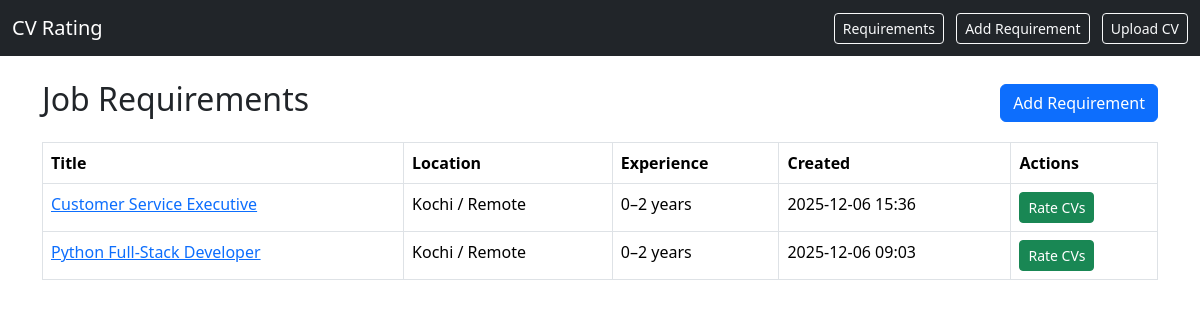
The page / on the database its author committed.
### app/models.py (models this page shows, shortened)
class JobRequirement(models.Model):
    title = models.CharField(max_length=200)
    location = models.CharField(max_length=200, blank=True)
    experience = models.CharField(max_length=100, blank=True)  # e.g. "0–2 years"
    skills = models.TextField(blank=True)  # e.g. "Python, Django, REST"
    job_description = models.TextField()   # full JD used for CV matching
    created_at = models.DateTimeField(auto_now_add=True)

### app/views.py (the view)
# urls.py: path("", views.requirements_list, name="home"),
def requirements_list(request):
    requirements = JobRequirement.objects.all().order_by("-created_at")
    return render(request, "requirements_list.html", {
        "requirements": requirements,
    })

### templates/requirements_list.html
{% extends "base.html" %}
{% block content %}
<div class="d-flex justify-content-between align-items-center mb-3">
    <h2>Job Requirements</h2>
    <a href="{% url 'add_requirement' %}" class="btn btn-primary">Add Requirement</a>
</div>
{% if requirements %}
    <table class="table table-bordered">
        <thead>
            <tr>
                <th>Title</th>
                <th>Location</th>
                <th>Experience</th>
                <th>Created</th>
                <th>Actions</th>
            </tr>
        </thead>
        <tbody>
        {% for req in requirements %}
            <tr>
                <td>
    <a href="{% url 'requirement_detail' req.id %}">
        {{ req.title }}
    </a>
</td>
                <td>{{ req.location|default:"-" }}</td>
                <td>{{ req.experience|default:"-" }}</td>
                <td>{{ req.created_at|date:"Y-m-d H:i" }}</td>
                <td>
                    <a href="{% url 'upload_cv' %}" class="btn btn-sm btn-success">
                        Rate CVs
                    </a>
                </td>
            </tr>
        {% endfor %}
        </tbody>
    </table>
{% else %}
    <p>No requirements added yet.</p>
{% endif %}
{% endblock %}

### templates/base.html (shortened to what this page needs)
<!DOCTYPE html>
<html lang="en">
<head>
    <link href="https://cdn.jsdelivr.net/npm/bootstrap@5.3.2/dist/css/bootstrap.min.css" rel="stylesheet">
</head>
<body>
<nav class="navbar navbar-expand-lg navbar-dark bg-dark mb-4">
    <div class="container-fluid">
        <a class="navbar-brand" href="{% url 'requirements_list' %}">CV Rating</a>
        <div>
            <a class="btn btn-outline-light btn-sm me-2" href="{% url 'requirements_list' %}">Requirements</a>
            <a class="btn btn-outline-light btn-sm me-2" href="{% url 'add_requirement' %}">Add Requirement</a>
            <a class="btn btn-outline-light btn-sm" href="{% url 'upload_cv' %}">Upload CV</a>
        </div>
    </div>
</nav>
<div class="container">
    {% block content %}
    {% endblock %}
</div>
</body>
</html>

### rows shown on the page
JobRequirement: title "Customer Service Executive", location "Kochi / Remote", experience "0–2 years", created_at "2025-12-06 15:36"
JobRequirement: title "Python Full-Stack Developer", location "Kochi / Remote", experience "0–2 years", created_at "2025-12-06 09:03"
